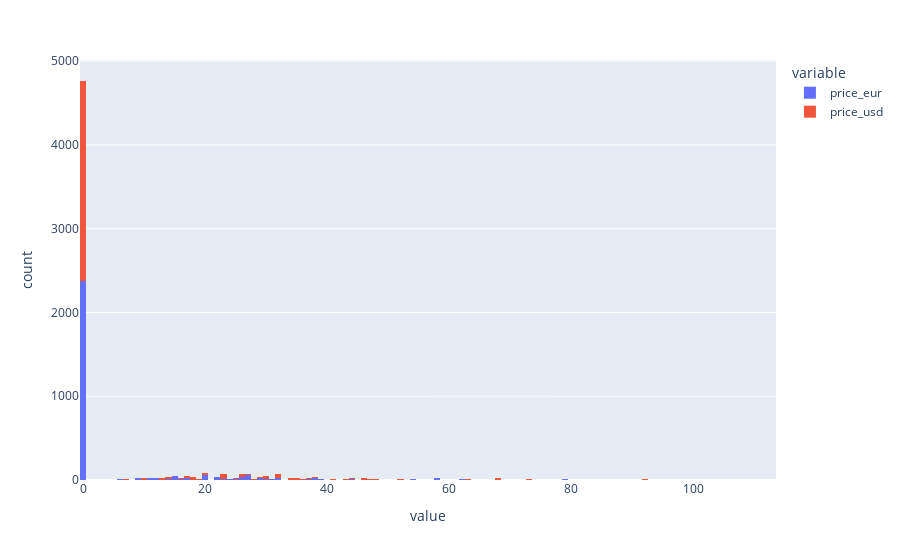

Notebook code for this chart:
### Code cell
df[['price_eur', 'price_usd']].plot.hist(bins=20, backend='plotly')

### Figure 1 — Plotly figure (JSON) as saved in the notebook; plotly's stock layout.template omitted (floating-point values rounded to 4 significant figures; data arrays with more than 128 entries replaced by an {"elided": "..."} marker saying what was removed)
{"data": [{"bingroup": "x", "hovertemplate": "variable=price_eur<br>value=%{x}<br>count=%{y}<extra></extra>", "legendgroup": "price_eur", "marker": {"color": "#636efa", "pattern": {"shape": ""}}, "name": "price_eur", "orientation": "v", "showlegend": true, "type": "histogram", "x": {"elided": "3005 int values"}, "xaxis": "x", "yaxis": "y"}, {"bingroup": "x", "hovertemplate": "variable=price_usd<br>value=%{x}<br>count=%{y}<extra></extra>", "legendgroup": "price_usd", "marker": {"color": "#EF553B", "pattern": {"shape": ""}}, "name": "price_usd", "orientation": "v", "showlegend": true, "type": "histogram", "x": {"elided": "3005 int values"}, "xaxis": "x", "yaxis": "y"}], "layout": {"barmode": "relative", "legend": {"title": {"text": "variable"}, "tracegroupgap": 0}, "margin": {"t": 60}, "xaxis": {"anchor": "y", "domain": [0, 1], "title": {"text": "value"}}, "yaxis": {"anchor": "x", "domain": [0, 1], "title": {"text": "count"}}}}
